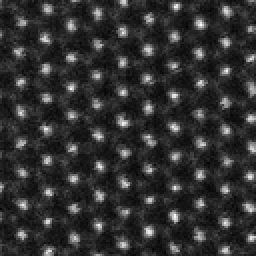
#> input picture src/core/sample/raw/sample_00000.png, 128 x 128 px (shown 2 times larger); its folder holds only this picture in this run
$ python generate_noise_datasets_by_psnr.py --input_dir ../src/core/sample/raw --output_parent out.png
#> lines starting #> are read from the running program, lines starting #| are printed output that depends on the picture
### src/data_prep/online_augmentor.py
# -*- coding: utf-8 -*-
"""
Purpose: Image augmentation utilities for StackDiff training. The functions apply geometric transforms, carbon-like background, cropping, flips, scan/Poisson/Gaussian noise, and display normalization.
Related files: configs/train/*.yml and src/core/datasets/online_augment_dataset.py.
CLI usage: This module is imported by training datasets and is not intended to be executed directly.
"""

from __future__ import annotations

import math
from dataclasses import dataclass, field
from typing import Dict, Tuple, Any

import cv2
import numpy as np
from PIL import Image


_DEF_BORDER = cv2.BORDER_REFLECT_101
_DEF_E = 1.602176634e-19
_SUPPORTED_DISABLES = {
    "elastic",
    "perspective",
    "carbon",
    "rotate",
    "crop",
    "flip",
    "noise",
    "display",
    "edge_mask",
}


# [11 lines left out: function to_float01, not called in this run]


def gaussian_field(h: int, w: int, sigma: float) -> np.ndarray:
    g = np.random.normal(0.0, 1.0, size=(h, w)).astype(np.float32)
    return cv2.GaussianBlur(g, (0, 0), sigmaX=sigma)


# [28 lines left out: functions elastic_warp_cv, perspective_warp_cv, rotate_cv, not called in this run]


def distance_transform(mask: np.ndarray) -> np.ndarray:
    mask_u8 = (mask > 0.5).astype(np.uint8)
    return cv2.distanceTransform(mask_u8, cv2.DIST_L2, 5)


# [140 lines left out: functions add_carbon_background, choose_crop, crop_and_resize, random_flip, add_scan_noise_from_original, add_poisson_noise_from_original, not called in this run]


def add_gaussian_noise(image: np.ndarray, *, sigma: float = 0.01, preserve_scale: bool = True) -> np.ndarray:
    img = np.asarray(image, dtype=np.float32)
    if preserve_scale:
        vmin, vmax = float(img.min()), float(img.max())
        scale = vmax - vmin if vmax > vmin else 1.0
        noise = np.random.normal(0.0, sigma * scale, size=img.shape).astype(np.float32)
        out = np.clip(img + noise, vmin, vmax)
        return out
    noise = np.random.normal(0.0, sigma, size=img.shape).astype(np.float32)
    return np.clip(img + noise, 0.0, 1.0)


# [82 lines left out: functions adjust_display_post_noise, apply_edge_mask, not called in this run]


def _uniform(a: float, b: float) -> float:
    return float(np.random.uniform(a, b))


# [6 lines left out: function _maybe_sample, not called in this run]


@dataclass
class AugmentConfig:
    image_size: int = 128

    cfg: Dict[str, Any] = None
    disabled: set[str] = field(default_factory=set, init=False)

    # [17 lines left out: function __post_init__, not called in this run]

    def is_enabled(self, name: str) -> bool:
        return name.lower() not in self.disabled

    # [135 lines left out: function sample_once, not called in this run]


class OnlineAugmentor:
    # [128 lines left out: functions __init__, __call__, not called in this run]

### tools/generate_noise_datasets_by_psnr.py
#!/usr/bin/env python3
"""
【作用概述】基于一份“基准图像目录”（通常是无噪声或低噪声的 128×128 PNG），为多个目标 PSNR 档次生成“仅添加高斯噪声”的新数据集目录；输出文件名保持不变，并在生成过程中统计每个档次的平均/中位数 PSNR。
【关联说明】文件/模块：src/data_prep/online_augmentor.py（add_gaussian_noise）；tools/add_gaussian_noise.py（单图噪声工具）；generate_sample/Batch_generate.py（基准数据集可由其生成）。
【命令行用法】python tools/generate_noise_datasets_by_psnr.py --input_dir data/experiments/ReS2_noise0_defect0 --output_parent data/experiments（参数：--pairs=自定义 PSNR:sigma 列表；--seed=随机种子；--num=限制处理数量）。
"""

from __future__ import annotations

import argparse
import math
import os
import sys
from pathlib import Path
from typing import Dict, List, Tuple

import numpy as np
from PIL import Image

ROOT_DIR = Path(__file__).resolve().parents[1]
SYS_SRC = ROOT_DIR / "src"
if str(SYS_SRC) not in sys.path:
    sys.path.append(str(SYS_SRC))

from data_prep.online_augmentor import add_gaussian_noise  # type: ignore  # noqa: E402


def psnr01(a01: np.ndarray, b01: np.ndarray) -> float:
    """PSNR，输入为 [0,1] 浮点数组，MAX_I=1。"""
    diff = a01.astype(np.float32) - b01.astype(np.float32)
    mse = float(np.mean(diff * diff))
    if mse <= 1e-12:
        return float("inf")
    return float(10.0 * math.log10(1.0 / mse))


def parse_pairs(raw: str) -> Dict[int, float]:
    """
    解析形如：'25:0.0694,20:0.1302,15:0.2478,12:0.3737,10:0.5152'
    返回 {psnr_int: sigma_float}。
    """
    out: Dict[int, float] = {}
    for part in [p.strip() for p in raw.split(",") if p.strip()]:
        if ":" not in part:
            raise ValueError(f"无效 pairs 项（缺少冒号）：{part}")
        k, v = part.split(":", 1)
        psnr = int(float(k.strip()))
        sigma = float(v.strip())
        out[psnr] = sigma
    if not out:
        raise ValueError("pairs 为空。")
    return out


def main() -> int:
    ap = argparse.ArgumentParser(description="按目标 PSNR 档次生成“仅高斯噪声”的数据集目录")
    ap.add_argument("--input_dir", required=True, help="基准 PNG 目录（不会被修改）")
    ap.add_argument("--output_parent", required=True, help="输出父目录（例如 data/experiments）")
    ap.add_argument("--prefix", default="ReS2_noise", help="输出目录名前缀（默认 ReS2_noise）")
    ap.add_argument("--suffix", default="_defect0", help="输出目录名后缀（默认 _defect0）")
    ap.add_argument(
        "--pairs",
        default="25:0.0694,20:0.1302,15:0.2478,12:0.3737,10:0.5152",
        help="目标 PSNR 与 gaussian_sigma 的映射（psnr:sigma，用逗号分隔）",
    )
    ap.add_argument("--seed", type=int, default=12345, help="随机种子（默认 12345，保证可复现）")
    ap.add_argument("--num", type=int, default=None, help="限制处理前 N 张（默认处理全部）")
    args = ap.parse_args()

    input_dir = Path(args.input_dir).resolve()
    output_parent = Path(args.output_parent).resolve()
    if not input_dir.is_dir():
        raise SystemExit(f"input_dir 不存在或不是目录：{input_dir}")
    output_parent.mkdir(parents=True, exist_ok=True)

    pairs = parse_pairs(str(args.pairs))
    psnr_levels = sorted(pairs.keys(), reverse=True)

    paths = sorted([p for p in input_dir.glob("*.png") if p.is_file()])
    if args.num is not None:
        paths = paths[: max(0, int(args.num))]
    if not paths:
        raise SystemExit(f"input_dir 下未找到 PNG：{input_dir}")

    # 固定随机性：使用 numpy 全局 RNG（与 add_gaussian_noise 内部一致）
    np.random.seed(int(args.seed))

    # 预创建输出目录
    out_dirs: Dict[int, Path] = {}
    for psnr in psnr_levels:
        out_dir = output_parent / f"{args.prefix}_{psnr}{args.suffix}"
        out_dir.mkdir(parents=True, exist_ok=True)
        out_dirs[psnr] = out_dir

    stats: Dict[int, List[float]] = {psnr: [] for psnr in psnr_levels}

    for i, p in enumerate(paths):
        if (i + 1) % 50 == 0:
            print(f"[{i+1}/{len(paths)}] {p.name}")
        with Image.open(p) as im:
#> im is the input picture: PIL image 128x128 L; min 4, max 249, mean 48.7
            base_u8 = np.asarray(im.convert("L"), dtype=np.uint8)
        base01 = base_u8.astype(np.float32) / 255.0

        # 对每个 PSNR 档次生成一份噪声版本（文件名不变）
        for psnr in psnr_levels:
            sigma = float(pairs[psnr])
            noisy01 = add_gaussian_noise(base01, sigma=sigma, preserve_scale=True)
            noisy01 = np.clip(noisy01, 0.0, 1.0)
            noisy_u8 = (noisy01 * 255.0).astype(np.uint8)
            out_path = out_dirs[psnr] / p.name
            Image.fromarray(noisy_u8, mode="L").save(out_path, format="PNG")
            stats[psnr].append(psnr01(base01, noisy01))
#> this loop made 5 passes
#> mse in psnr01 on passes 1 to 5: 0.00401, 0.0123, 0.0366, 0.0712, 0.11
#> pass 1, in add_gaussian_noise, `noise = np.random.normal(0.0, sigma * scale, size=img.shape).astype(np..`:
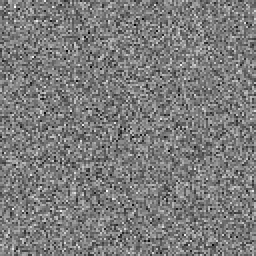
#> noise: shape (128, 128) float32 (shown 2 times larger); min -0.25, max 0.262, mean -0.000595; drawn with min black and max white
#> pass 1, in add_gaussian_noise, `out = np.clip(img + noise, vmin, vmax)`:
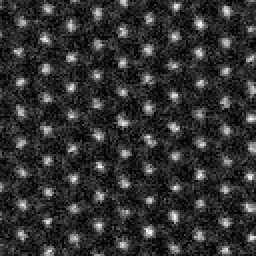
#> out: shape (128, 128) float32 (shown 2 times larger); min 0.0157, max 0.976, mean 0.193
#> pass 1, in psnr01, `diff = a01.astype(np.float32) - b01.astype(np.float32)`:
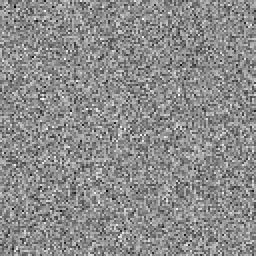
#> diff: shape (128, 128) float32 (shown 2 times larger); min -0.262, max 0.212, mean -0.00151; drawn with min black and max white
#> after the loop:
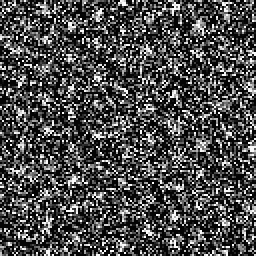
#> noisy_u8: shape (128, 128) (shown 2 times larger); min 4, max 249, mean 76.4

    print("\nPSNR(dB) 统计（MAX_I=1.0，preserve_scale=True）：")
    for psnr in psnr_levels:
        vals = np.asarray(stats[psnr], dtype=np.float64)
        print(
            f"target={psnr:>2d}dB sigma={pairs[psnr]:.4f} "
            f"mean={vals.mean():.3f} median={np.median(vals):.3f} std={vals.std(ddof=0):.3f}"
        )
    print("\n输出目录：")
    for psnr in psnr_levels:
        print(f"- {out_dirs[psnr]}")
    return 0


if __name__ == "__main__":
    # 避免某些环境下 OpenMP 过度占用线程
    os.environ.setdefault("OMP_NUM_THREADS", "1")
    raise SystemExit(main())
#> (the program exits here)

$ run again, on src/tools/Symbolic-regression/ReS2_rotate/bilayer/data/0_0_0_0_35.0_0.6_1114_type_bilayer_type_bilayer.png
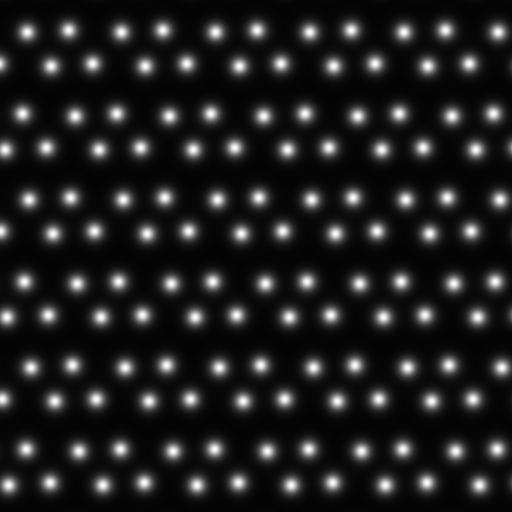
#> input picture src/tools/Symbolic-regression/ReS2_rotate/bilayer/data/0_0_0_0_35.0_0.6_1114_type_bilayer_type_bilayer.png, 1024 x 1024 px (shown at 1/2 size)
#> in main, im is the input picture: PIL image 1024x1024 L; min 3, max 255, mean 31.5
#> the loop in main, `for psnr in psnr_levels:` made 5 passes
#> pass 1, in psnr01, `diff = a01.astype(np.float32) - b01.astype(np.float32)`:
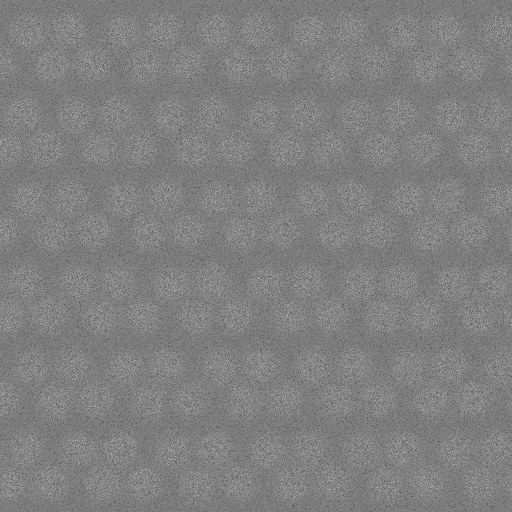
#> diff: shape (1024, 1024) float32 (shown at 1/2 size); min -0.342, max 0.312, mean -0.0129; drawn with min black and max white
#> after the loop in main, `for psnr in psnr_levels:`:
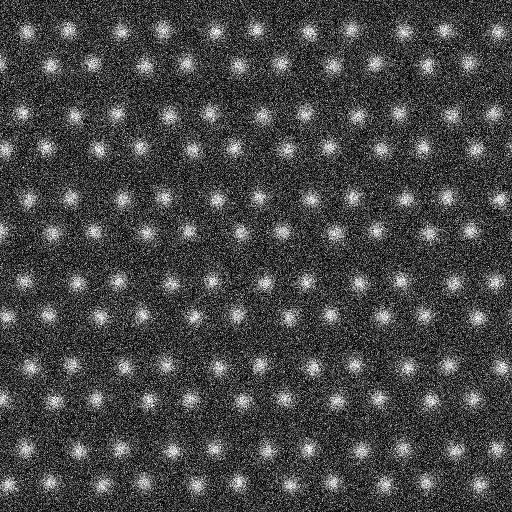
#> noisy_u8: shape (1024, 1024) (shown at 1/2 size); min 3, max 255, mean 69.3
#> the loop in main, `for psnr in psnr_levels:` made 5 passes
#> (psnr, vals) on passes 1 to 5: (25, [24.91, 26.97]), (20, [19.85, 21.99]), (15, [14.66, 17.02]), (12, [11.46, 14.02]), (10, [9.28, 12.03])
#> (printed output is left out)

$ run again, on src/core/sample/raw/sample_00001.png
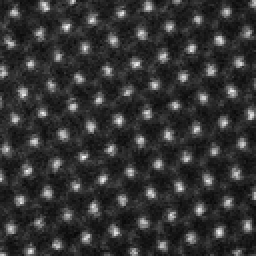
#> input picture src/core/sample/raw/sample_00001.png, 128 x 128 px (shown 2 times larger)
#> in main, im is the input picture: PIL image 128x128 L; min 7, max 250, mean 51.3
#> the loop in main, `for psnr in psnr_levels:` made 5 passes
#> pass 1, in psnr01, `diff = a01.astype(np.float32) - b01.astype(np.float32)`:
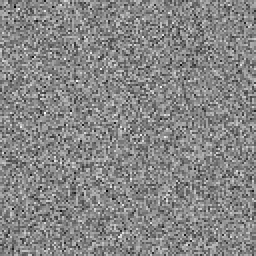
#> diff: shape (128, 128) float32 (shown 2 times larger); min -0.26, max 0.23, mean -0.0015; drawn with min black and max white
#> after the loop in main, `for psnr in psnr_levels:`:
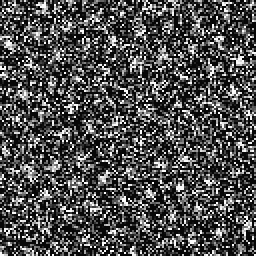
#> noisy_u8: shape (128, 128) (shown 2 times larger); min 7, max 250, mean 79
